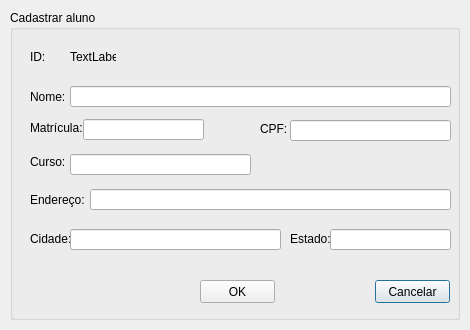
<?xml version="1.0" encoding="UTF-8"?>
<ui version="4.0">
 <class>dialog_alteraraluno</class>
 <widget class="QDialog" name="dialog_alteraraluno">
  <property name="geometry">
   <rect>
    <x>0</x>
    <y>0</y>
    <width>470</width>
    <height>330</height>
   </rect>
  </property>
  <property name="minimumSize">
   <size>
    <width>470</width>
    <height>330</height>
   </size>
  </property>
  <property name="maximumSize">
   <size>
    <width>470</width>
    <height>330</height>
   </size>
  </property>
  <property name="windowTitle">
   <string>Dialog</string>
  </property>
  <widget class="QGroupBox" name="groupCadAluno">
   <property name="geometry">
    <rect>
     <x>10</x>
     <y>10</y>
     <width>450</width>
     <height>310</height>
    </rect>
   </property>
   <property name="minimumSize">
    <size>
     <width>450</width>
     <height>310</height>
    </size>
   </property>
   <property name="maximumSize">
    <size>
     <width>450</width>
     <height>300</height>
    </size>
   </property>
   <property name="title">
    <string>Cadastrar aluno</string>
   </property>
   <widget class="QLineEdit" name="lineEditNome">
    <property name="geometry">
     <rect>
      <x>60</x>
      <y>76</y>
      <width>381</width>
      <height>21</height>
     </rect>
    </property>
   </widget>
   <widget class="QLineEdit" name="lineEditMat">
    <property name="geometry">
     <rect>
      <x>73</x>
      <y>109</y>
      <width>121</width>
      <height>21</height>
     </rect>
    </property>
   </widget>
   <widget class="QLineEdit" name="lineEditCPF">
    <property name="geometry">
     <rect>
      <x>280</x>
      <y>110</y>
      <width>161</width>
      <height>21</height>
     </rect>
    </property>
   </widget>
   <widget class="QLineEdit" name="lineEditEnd">
    <property name="geometry">
     <rect>
      <x>80</x>
      <y>179</y>
      <width>361</width>
      <height>21</height>
     </rect>
    </property>
   </widget>
   <widget class="QLabel" name="labelID">
    <property name="geometry">
     <rect>
      <x>20</x>
      <y>40</y>
      <width>46</width>
      <height>13</height>
     </rect>
    </property>
    <property name="text">
     <string>ID:</string>
    </property>
   </widget>
   <widget class="QLabel" name="labelNome">
    <property name="geometry">
     <rect>
      <x>20</x>
      <y>80</y>
      <width>46</width>
      <height>13</height>
     </rect>
    </property>
    <property name="text">
     <string>Nome:</string>
    </property>
   </widget>
   <widget class="QLabel" name="labelMat">
    <property name="geometry">
     <rect>
      <x>20</x>
      <y>110</y>
      <width>71</width>
      <height>16</height>
     </rect>
    </property>
    <property name="text">
     <string>Matrícula:</string>
    </property>
   </widget>
   <widget class="QLabel" name="labelCPF">
    <property name="geometry">
     <rect>
      <x>250</x>
      <y>112</y>
      <width>46</width>
      <height>13</height>
     </rect>
    </property>
    <property name="text">
     <string>CPF:</string>
    </property>
   </widget>
   <widget class="QLabel" name="labelEnd">
    <property name="geometry">
     <rect>
      <x>20</x>
      <y>179</y>
      <width>61</width>
      <height>21</height>
     </rect>
    </property>
    <property name="text">
     <string>Endereço:</string>
    </property>
   </widget>
   <widget class="QLabel" name="labelCid">
    <property name="geometry">
     <rect>
      <x>20</x>
      <y>221</y>
      <width>61</width>
      <height>16</height>
     </rect>
    </property>
    <property name="text">
     <string>Cidade:</string>
    </property>
   </widget>
   <widget class="QLabel" name="labelEst">
    <property name="geometry">
     <rect>
      <x>280</x>
      <y>221</y>
      <width>61</width>
      <height>16</height>
     </rect>
    </property>
    <property name="text">
     <string>Estado:</string>
    </property>
   </widget>
   <widget class="QLineEdit" name="lineEditCid">
    <property name="geometry">
     <rect>
      <x>60</x>
      <y>219</y>
      <width>211</width>
      <height>21</height>
     </rect>
    </property>
   </widget>
   <widget class="QLineEdit" name="lineEditEst">
    <property name="geometry">
     <rect>
      <x>320</x>
      <y>219</y>
      <width>121</width>
      <height>21</height>
     </rect>
    </property>
   </widget>
   <widget class="QLabel" name="labelCurso">
    <property name="geometry">
     <rect>
      <x>20</x>
      <y>144</y>
      <width>71</width>
      <height>16</height>
     </rect>
    </property>
    <property name="text">
     <string>Curso:</string>
    </property>
   </widget>
   <widget class="QLineEdit" name="lineEditCurso">
    <property name="geometry">
     <rect>
      <x>60</x>
      <y>144</y>
      <width>181</width>
      <height>21</height>
     </rect>
    </property>
   </widget>
   <widget class="QLabel" name="labelID_num">
    <property name="geometry">
     <rect>
      <x>60</x>
      <y>40</y>
      <width>46</width>
      <height>13</height>
     </rect>
    </property>
    <property name="text">
     <string>TextLabel</string>
    </property>
   </widget>
   <widget class="QPushButton" name="pushButton_CadAlunoCancel">
    <property name="geometry">
     <rect>
      <x>365</x>
      <y>270</y>
      <width>75</width>
      <height>23</height>
     </rect>
    </property>
    <property name="text">
     <string>Cancelar</string>
    </property>
   </widget>
   <widget class="QPushButton" name="pushButton_CadAlunook">
    <property name="geometry">
     <rect>
      <x>190</x>
      <y>270</y>
      <width>75</width>
      <height>23</height>
     </rect>
    </property>
    <property name="text">
     <string>OK</string>
    </property>
   </widget>
  </widget>
  <widget class="QLabel" name="background">
   <property name="geometry">
    <rect>
     <x>0</x>
     <y>0</y>
     <width>470</width>
     <height>330</height>
    </rect>
   </property>
   <property name="minimumSize">
    <size>
     <width>470</width>
     <height>330</height>
    </size>
   </property>
   <property name="maximumSize">
    <size>
     <width>470</width>
     <height>330</height>
    </size>
   </property>
   <property name="styleSheet">
    <string notr="true">background-image: url(:/resources/resources/background.jpg);</string>
   </property>
   <property name="text">
    <string/>
   </property>
  </widget>
  <zorder>background</zorder>
  <zorder>groupCadAluno</zorder>
 </widget>
 <resources/>
 <connections/>
</ui>
